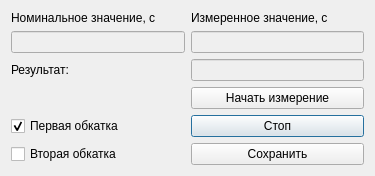
<?xml version="1.0" encoding="UTF-8"?>
<ui version="4.0">
 <class>window_experience_8</class>
 <widget class="QDialog" name="window_experience_8">
  <property name="geometry">
   <rect>
    <x>0</x>
    <y>0</y>
    <width>375</width>
    <height>172</height>
   </rect>
  </property>
  <property name="windowTitle">
   <string>Dialog</string>
  </property>
  <layout class="QHBoxLayout" name="horizontalLayout">
   <item>
    <layout class="QGridLayout" name="gridLayout">
     <item row="0" column="0">
      <widget class="QLabel" name="label">
       <property name="text">
        <string>Номинальное значение, с</string>
       </property>
      </widget>
     </item>
     <item row="1" column="1">
      <widget class="QLineEdit" name="lineEdit_RunOut_fact">
       <property name="enabled">
        <bool>false</bool>
       </property>
      </widget>
     </item>
     <item row="1" column="0">
      <widget class="QLineEdit" name="lineEdit_RunOut_nominal">
       <property name="enabled">
        <bool>false</bool>
       </property>
      </widget>
     </item>
     <item row="2" column="1">
      <widget class="QLineEdit" name="lineEdit_RunOut_result">
       <property name="enabled">
        <bool>false</bool>
       </property>
      </widget>
     </item>
     <item row="0" column="1">
      <widget class="QLabel" name="label_2">
       <property name="text">
        <string>Измеренное значение, с</string>
       </property>
      </widget>
     </item>
     <item row="4" column="1">
      <widget class="QPushButton" name="pushButton_stopRunOut">
       <property name="text">
        <string>Стоп</string>
       </property>
      </widget>
     </item>
     <item row="3" column="1">
      <widget class="QPushButton" name="pushButton_startRunOut">
       <property name="text">
        <string>Начать измерение</string>
       </property>
      </widget>
     </item>
     <item row="2" column="0">
      <widget class="QLabel" name="label_3">
       <property name="text">
        <string>Результат:</string>
       </property>
      </widget>
     </item>
     <item row="5" column="1">
      <widget class="QPushButton" name="pushButton_save">
       <property name="text">
        <string>Сохранить</string>
       </property>
      </widget>
     </item>
     <item row="5" column="0">
      <widget class="QCheckBox" name="checkBox_second_run_in">
       <property name="text">
        <string>Вторая обкатка</string>
       </property>
      </widget>
     </item>
     <item row="4" column="0">
      <widget class="QCheckBox" name="checkBox_first_run_in">
       <property name="text">
        <string>Первая обкатка</string>
       </property>
       <property name="checked">
        <bool>true</bool>
       </property>
      </widget>
     </item>
    </layout>
   </item>
  </layout>
 </widget>
 <resources/>
 <connections/>
</ui>
